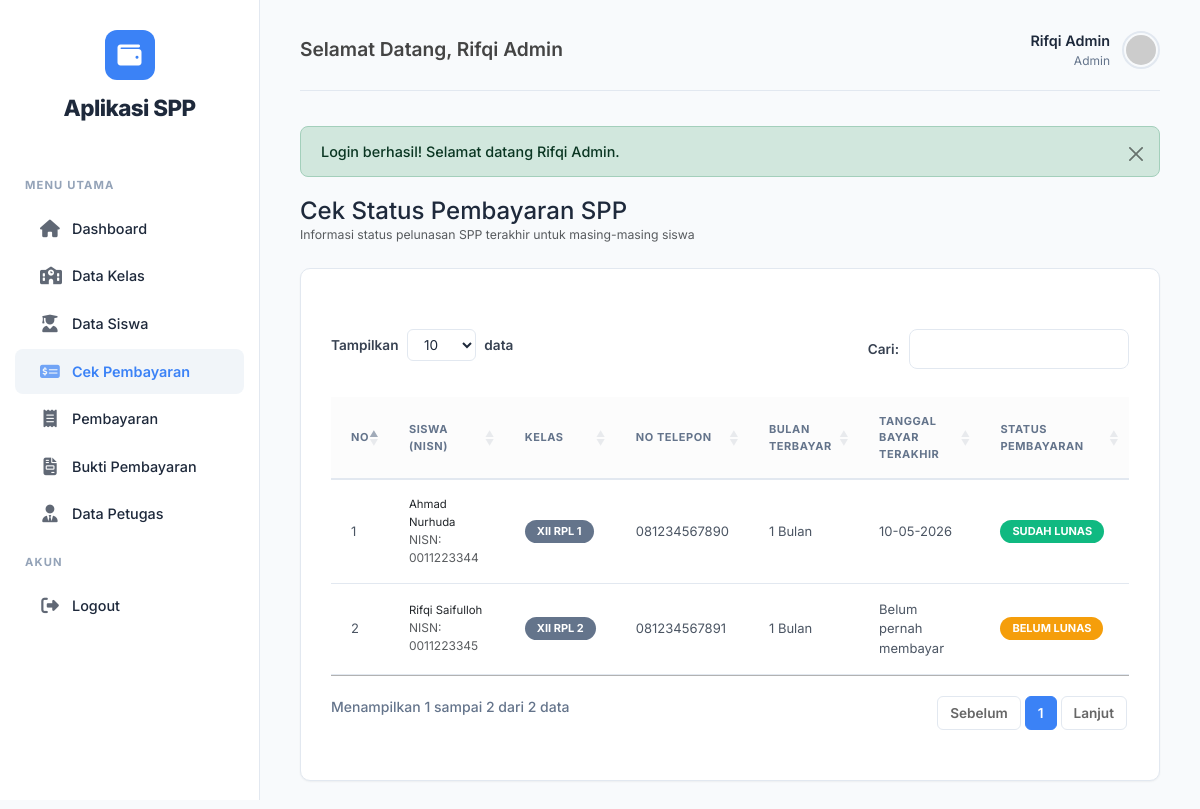
The app's page /modules/cek_pembayaran/index.php (signed in) with its own data.
### tables this page shows
CREATE TABLE `tb_cek_pembayaran_muhammadrifqisaifulloh` (
  `nisn` varchar(10) NOT NULL,
  `tgl_terakhir_bayar` date DEFAULT NULL,
  `tgl_sekarang` date DEFAULT NULL,
  `status_pembayaran` enum('Belum Lunas','Sudah Lunas') NOT NULL DEFAULT 'Belum Lunas',
  `jumlah_bulan` varchar(5) DEFAULT NULL,
  `nama` varchar(50) NOT NULL,
  `no_telp` varchar(13) DEFAULT NULL
);

CREATE TABLE `tb_kelas_muhammadrifqisaifulloh` (
  `id_kelas` varchar(11) NOT NULL,
  `nama_kelas` varchar(10) NOT NULL,
  `komp_keahlian` varchar(50) NOT NULL
);

### classes/Pembayaran.php (called while the page is built, shortened)
<?php
class Pembayaran {
    private $conn;
    public function __construct($db) {
        $this->conn = $db;
    }
    public function readCheckStatus() {
        $query = "SELECT c.*, s.id_kelas, k.nama_kelas
                  FROM tb_cek_pembayaran_muhammadrifqisaifulloh c
                  JOIN tb_siswa_muhammadrifqisaifulloh s ON c.nisn = s.nisn
                  LEFT JOIN tb_kelas_muhammadrifqisaifulloh k ON s.id_kelas = k.id_kelas
                  ORDER BY s.nama ASC";
        $stmt = $this->conn->prepare($query);
        $stmt->execute();
        return $stmt;
    }
}
?>

### modules/cek_pembayaran/index.php (the view, shortened to what this page needs)
<?php
require_once '../../layout/header.php';
require_once '../../classes/Pembayaran.php';
$database = new Database();
$db = $database->getConnection();
$pembayaran = new Pembayaran($db);
$stmt = $pembayaran->readCheckStatus();
?>
<div class="mb-4">
    <h4 class="fw-700 m-0">Cek Status Pembayaran SPP</h4>
    <p class="text-muted small m-0">Informasi status pelunasan SPP terakhir untuk masing-masing siswa</p>
</div>
<div class="table-responsive-custom">
    <table class="table table-hover table-custom datatable w-100">
        <thead>
            <tr>
                <th width="5%">No</th>
                <th>Siswa (NISN)</th>
                <th>Kelas</th>
                <th>No Telepon</th>
                <th>Bulan Terbayar</th>
                <th>Tanggal Bayar Terakhir</th>
                <th>Status Pembayaran</th>
            </tr>
        </thead>
        <tbody>
            <?php
            $no = 1;
            while ($row = $stmt->fetch(PDO::FETCH_ASSOC)):
            ?>
            <tr>
                <td><?= $no++ ?></td>
                <td>
                    <div class="fw-700 text-dark small"><?= htmlspecialchars($row['nama']) ?></div>
                    <div class="text-muted small" style="font-size: 0.75rem;">NISN: <?= htmlspecialchars($row['nisn']) ?></div>
                </td>
                <td><span class="badge bg-secondary"><?= htmlspecialchars($row['nama_kelas']) ?></span></td>
                <td class="small"><?= htmlspecialchars($row['no_telp'] ?: '-') ?></td>
                <td class="fw-600 text-dark"><?= htmlspecialchars($row['jumlah_bulan'] ?: '0') ?> Bulan</td>
                <td class="small"><?= $row['tgl_terakhir_bayar'] ? date('d-m-Y', strtotime($row['tgl_terakhir_bayar'])) : 'Belum pernah membayar' ?></td>
                <td>
                    <?php if ($row['status_pembayaran'] === 'Sudah Lunas'): ?>
                        <span class="badge bg-success">Sudah Lunas</span>
                    <?php else: ?>
                        <span class="badge bg-warning text-dark">Belum Lunas</span>
                    <?php endif; ?>
                </td>
            </tr>
            <?php endwhile; ?>
        </tbody>
    </table>
</div>
<?php
require_once '../../layout/footer.php';
?>

### layout/header.php (shortened to what this page needs)
<?php
$base_url = "/Aplikasi SPP";
$base_path = dirname(__DIR__);
$current_page = $_SERVER['PHP_SELF'];
?>
<!DOCTYPE html>
<html lang="id">
<head>
    <link href="https://cdn.jsdelivr.net/npm/bootstrap@5.3.0/dist/css/bootstrap.min.css" rel="stylesheet">
    <link rel="stylesheet" href="https://cdnjs.cloudflare.com/ajax/libs/font-awesome/6.4.0/css/all.min.css">
    <link href="https://cdn.jsdelivr.net/npm/bootstrap-icons@1.10.5/font/bootstrap-icons.css" rel="stylesheet">
    <link rel="stylesheet" href="https://cdn.datatables.net/1.13.4/css/jquery.dataTables.min.css">
    <link href="<?= $base_url ?>/assets/css/style.css" rel="stylesheet">
</head>
<body>
<?php if (isset($_SESSION['login']) && !strpos($current_page, 'login.php')): ?>
<div class="wrapper">
    <?php include_once $base_path . '/layout/sidebar.php'; ?>
    <div class="main-content">
        <header class="top-nav no-print">
            <div class="welcome-text d-flex align-items-center">
                <h2 style="font-size: 1.2rem; color: #444; font-weight: 600; margin: 0;">
                    Selamat Datang, <?= htmlspecialchars($_SESSION['nama'] ?? 'User') ?>
                </h2>
            </div>
            <div class="user-profile">
                <div class="user-info" style="text-align: right;">
                    <p style="font-weight: 600; font-size: 0.9rem; margin: 0;"><?= htmlspecialchars($_SESSION['nama'] ?? 'User') ?></p>
                    <p style="font-size: 0.75rem; color: var(--gray); margin: 0;"><?= ucfirst(htmlspecialchars($_SESSION['level'] ?? 'siswa')) ?></p>
                </div>
                <img src="https://ui-avatars.com/api/?name=<?= urlencode($_SESSION['nama'] ?? 'User') ?>&background=3b82f6&color=fff" alt="User Avatar">
            </div>
        </header>
        <div class="content-body">
            <?php if (isset($_SESSION['alert'])): ?>
                <div class="alert alert-<?= $_SESSION['alert']['type'] ?> alert-dismissible fade show no-print mb-4" role="alert">
                    <?= $_SESSION['alert']['message'] ?>
                    <button type="button" class="btn-close" data-bs-dismiss="alert" aria-label="Close"></button>
                </div>
            <?php endif; ?>
<?php endif; ?>

### layout/sidebar.php
<?php
$base_url = "/Aplikasi SPP";
$current_uri = $_SERVER['REQUEST_URI'];
$script_name = $_SERVER['SCRIPT_NAME'];
$user_level = $_SESSION['level'] ?? 'siswa';
?>
<aside class="sidebar no-print">
    <div class="sidebar-header d-flex flex-column align-items-center">
        <div class="sidebar-logo">
            <i class="fas fa-wallet" style="font-size: 1.5rem;"></i>
        </div>
        <h3>Aplikasi SPP</h3>
    </div>
    <nav class="sidebar-menu">
        <div class="menu-label">Menu Utama</div>
        <ul>
            <li class="<?= ($script_name == $base_url . '/index.php') ? 'active' : '' ?>">
                <a href="<?= $base_url ?>/index.php">
                    <i class="fas fa-home"></i> <span>Dashboard</span>
                </a>
            </li>
            <?php if ($user_level === 'admin'): ?>
            <li class="<?= (strpos($current_uri, '/kelas/') !== false) ? 'active' : '' ?>">
                <a href="<?= $base_url ?>/modules/kelas/index.php">
                    <i class="fas fa-school"></i> <span>Data Kelas</span>
                </a>
            </li>
            <li class="<?= (strpos($current_uri, '/siswa/') !== false) ? 'active' : '' ?>">
                <a href="<?= $base_url ?>/modules/siswa/index.php">
                    <i class="fas fa-user-graduate"></i> <span>Data Siswa</span>
                </a>
            </li>
            <?php endif; ?>
            <?php if ($user_level === 'admin' || $user_level === 'petugas'): ?>
            <li class="<?= (strpos($current_uri, '/cek_pembayaran/') !== false) ? 'active' : '' ?>">
                <a href="<?= $base_url ?>/modules/cek_pembayaran/index.php">
                    <i class="fas fa-money-check-alt"></i> <span>Cek Pembayaran</span>
                </a>
            </li>
            <li class="<?= (strpos($current_uri, '/pembayaran/') !== false) ? 'active' : '' ?>">
                <a href="<?= $base_url ?>/modules/pembayaran/index.php">
                    <i class="fas fa-receipt"></i> <span>Pembayaran</span>
                </a>
            </li>
            <?php endif; ?>
            <li class="<?= (strpos($current_uri, '/bukti_pembayaran/') !== false) ? 'active' : '' ?>">
                <a href="<?= $base_url ?>/modules/bukti_pembayaran/index.php">
                    <i class="fas fa-file-invoice"></i> <span>Bukti Pembayaran</span>
                </a>
            </li>
            <?php if ($user_level === 'admin'): ?>
            <li class="<?= (strpos($current_uri, '/petugas/') !== false) ? 'active' : '' ?>">
                <a href="<?= $base_url ?>/modules/petugas/index.php">
                    <i class="fas fa-user-tie"></i> <span>Data Petugas</span>
                </a>
            </li>
            <?php endif; ?>
        </ul>
        <div class="menu-label">Akun</div>
        <ul>
            <li>
                <a href="<?= $base_url ?>/auth/logout.php" onclick="return confirm('Apakah Anda yakin ingin keluar?')">
                    <i class="fas fa-sign-out-alt"></i> <span>Logout</span>
                </a>
            </li>
        </ul>
    </nav>
</aside>

### layout/footer.php (shortened to what this page needs)
<?php if (isset($_SESSION['login']) && !strpos($_SERVER['PHP_SELF'], 'login.php')): ?>
        </div>
    </div>
</div>
<?php endif; ?>
</body>
</html>

### records on screen
tb_cek_pembayaran_muhammadrifqisaifulloh: nama "Ahmad Nurhuda", nisn "0011223344", tb_kelas_muhammadrifqisaifulloh.nama_kelas "XII RPL 1", no_telp "081234567890", jumlah_bulan "1", tgl_terakhir_bayar "10-05-2026", status_pembayaran "SUDAH LUNAS"
tb_cek_pembayaran_muhammadrifqisaifulloh: nama "Rifqi Saifulloh", nisn "0011223345", tb_kelas_muhammadrifqisaifulloh.nama_kelas "XII RPL 2", no_telp "081234567891", jumlah_bulan "1", shows "Belum pernah membayar", status_pembayaran "BELUM LUNAS"

### other values on screen
$_SESSION['nama'] "Rifqi Admin"
$_SESSION['level'] "Admin"
$_SESSION['alert']['message'] "Login berhasil! Selamat datang Rifqi Admin."
